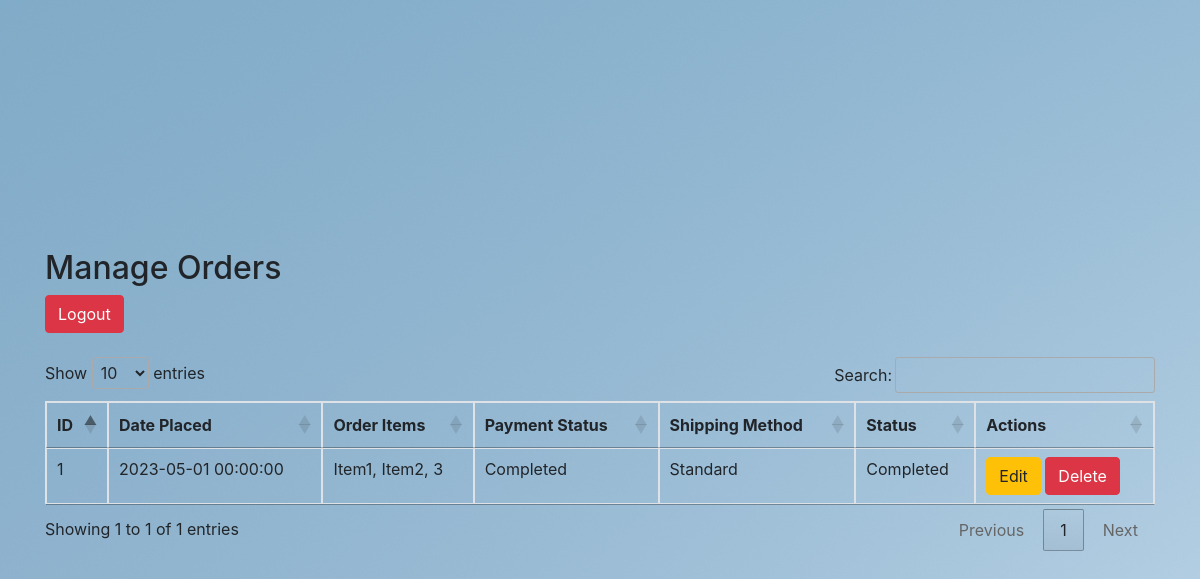
Page /manage_orders.php (signed in) on the committed database.
### tables this page shows
CREATE TABLE orders (
    id INT AUTO_INCREMENT PRIMARY KEY,
    date_placed TIMESTAMP DEFAULT CURRENT_TIMESTAMP,
    order_items TEXT,
    payment_status ENUM('Pending', 'Completed', 'Failed') DEFAULT 'Pending',
    shipping_method VARCHAR(100),
    user_id INT,
    FOREIGN KEY (user_id) REFERENCES user(id)
);

### manage_orders.php (the view, shortened to what this page needs)
<?php
require 'connection.php';
$sql = "SELECT * FROM orders";
$result = $conn->query($sql);
?>
<!DOCTYPE html>
<html>
<head>
    <link href="https://maxcdn.bootstrapcdn.com/bootstrap/4.0.0/css/bootstrap.min.css" rel="stylesheet">
    <link href="https://cdn.datatables.net/1.10.21/css/jquery.dataTables.min.css" rel="stylesheet">
</head>
<body>
<div class="container">
    <h2>Manage Orders</h2>
    <a href="logout.php" class="btn btn-danger">Logout</a>
    <br><br>
    <table id="ordersTable" class="table table-bordered">
        <thead>
            <tr>
                <th>ID</th>
                <th>Date Placed</th>
                <th>Order Items</th>
                <th>Payment Status</th>
                <th>Shipping Method</th>
                <th>Status</th>
                <th>Actions</th>
            </tr>
        </thead>
        <tbody>
            <?php while ($row = $result->fetch_assoc()): ?>
                <tr>
                    <td><?= $row['id'] ?></td>
                    <td><?= $row['date_placed'] ?></td>
                    <td><?= $row['order_items'] ?></td>
                    <td><?= $row['payment_status'] ?></td>
                    <td><?= $row['shipping_method'] ?></td>
                    <td><?= $row['payment_status'] ?></td>
                    <td>
                        <a href="edit_order.php?id=<?= $row['id'] ?>" class="btn btn-warning">Edit</a>
                        <a href="delete_order.php?id=<?= $row['id'] ?>" class="btn btn-danger">Delete</a>
                    </td>
                </tr>
            <?php endwhile; ?>
        </tbody>
    </table>
</div>
</body>
</html>

### manage_orders.php (style rules this page uses)
body { background-color: #f8f9fa; height: 100vh; display: flex; align-items: center; justify-content: center; background-image: url('uploads/img19.jpg'); }

### rows in the picture
orders: id "1", date_placed "2023-05-01 00:00:00", order_items "Item1, Item2, 3", payment_status "Completed", shipping_method "Standard"
